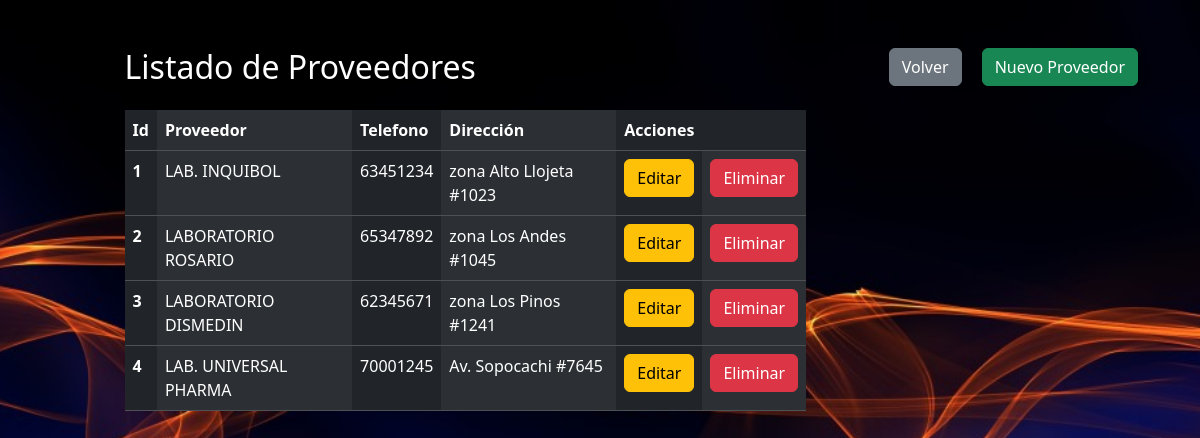
/proveedores, run on the app's committed database.
### tables this page shows
CREATE TABLE proveedores (
        cod_prov INTEGER PRIMARY KEY,
        nombre_prov TEXT NOT NULL,
        telefono_prov INTEGER NOT NULL,
        direccion TEXT NOT NULL
        );

### app.py (the view)
@app.route("/proveedores")
def proveedores():
    conn=sqlite3.connect("sistema_farmacia.db")
    conn.row_factory=sqlite3.Row
    cursor=conn.cursor()
    cursor.execute("select * from proveedores")
    proveedores=cursor.fetchall()
    return render_template("proveedores/listar_proveedores.html",proveedores=proveedores)

### templates/proveedores/listar_proveedores.html (shortened to what this page needs)
<!doctype html>
<html lang="es">
  <head>
    <link href="https://cdn.jsdelivr.net/npm/bootstrap@5.3.3/dist/css/bootstrap.min.css" rel="stylesheet">
    <link rel="stylesheet" href="{{ url_for('static', filename='css/estilos_registro_usuario.css') }}">
    <link rel="stylesheet" href="https://cdnjs.cloudflare.com/ajax/libs/sweetalert/2.1.2/sweetalert.min.css">
  </head>
<body>
    <div class="container mt-5">
        <a href="/proveedores/nuevo"  class="btn btn-success volver">Nuevo Proveedor</a>
        <a href="/admin/dashboard" class="btn btn-secondary volver">Volver</a>
        <div class="row justify-content-center">
            <div class="col-12 col-md-10">
                <h2>Listado de Proveedores</h2>
                <table class="table table-hover table-dark table-striped-columns mt-4">
                    <thead>
                        <tr>
                            <th scope="col">Id</th>
                            <th scope="col">Proveedor</th>
                            <th scope="col">Telefono</th>
                            <th scope="col">Dirección</th>
                            <th colspan="2">Acciones</th>
                        </tr>
                    </thead>
                    <tbody>
                        {% for item in proveedores %}
                        <tr>
                            <th scope="row">{{item['cod_prov']}}</th>
                            <td>{{item['nombre_prov']}}</td>
                            <td>{{item['telefono_prov']}}</td>
                            <td>{{item['direccion']}}</td>
                            <td><a href="/proveedores/editar/{{item['cod_prov']}}" class="btn btn-warning">Editar</a></td>
                            <td><a href="/proveedores/eliminar/{{item['cod_prov']}}"  class="btn btn-danger"onclick="mostrarMensajeEliminado()">Eliminar</a></td>
                        </tr>
                        {% endfor %}
                    </tbody>
                </table>
            </div>
        </div>
    </div>
</body>
</html>

### static/css/estilos_registro_usuario.css (style rules this page uses)
body { padding-top: 0px; background-image: url('../imagenes/fondo_login.jpg'); background-size: cover; background-repeat: no-repeat; background-position: center; height:750px; color:#ffffff; }
.volver { float: right; margin-right: 20px; }

### data on the page
proveedores: cod_prov "1", nombre_prov "LAB. INQUIBOL", telefono_prov "63451234", direccion "zona Alto Llojeta #1023"
proveedores: cod_prov "2", nombre_prov "LABORATORIO ROSARIO", telefono_prov "65347892", direccion "zona Los Andes #1045"
proveedores: cod_prov "3", nombre_prov "LABORATORIO DISMEDIN", telefono_prov "62345671", direccion "zona Los Pinos #1241"
proveedores: cod_prov "4", nombre_prov "LAB. UNIVERSAL PHARMA", telefono_prov "70001245", direccion "Av. Sopocachi #7645"
